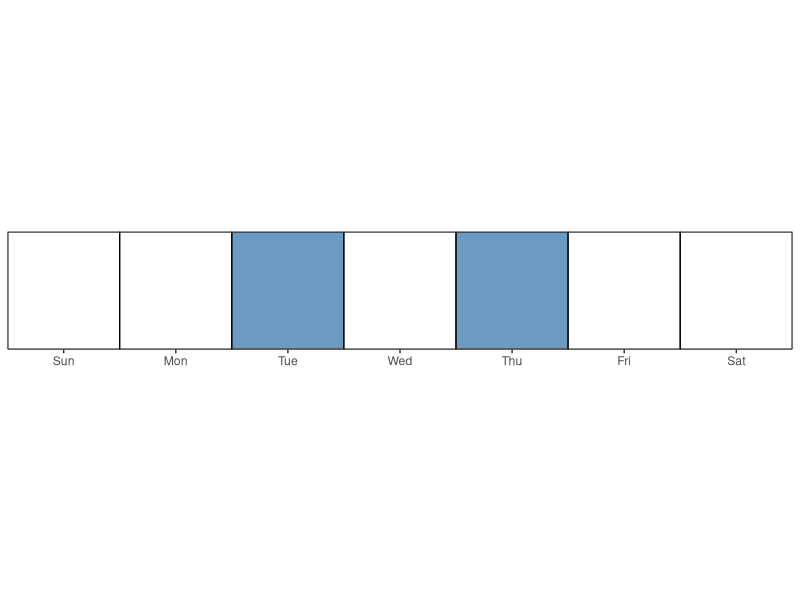
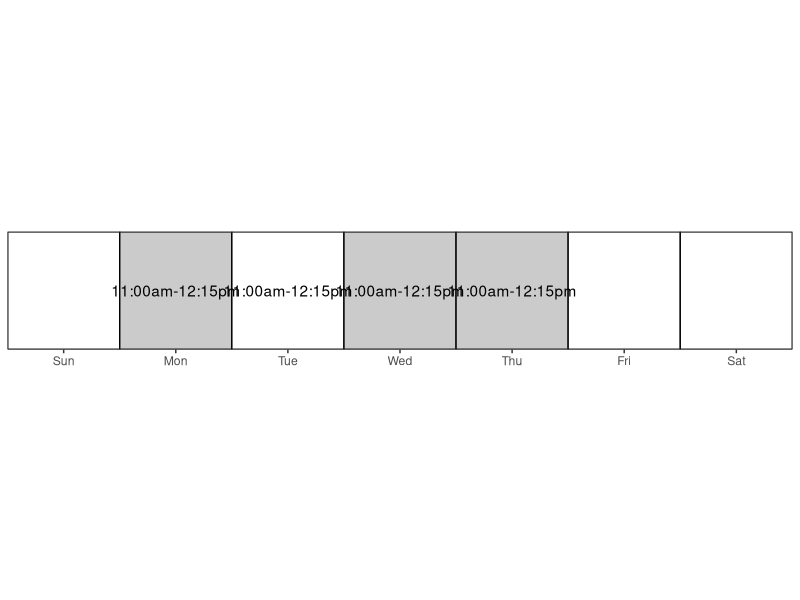
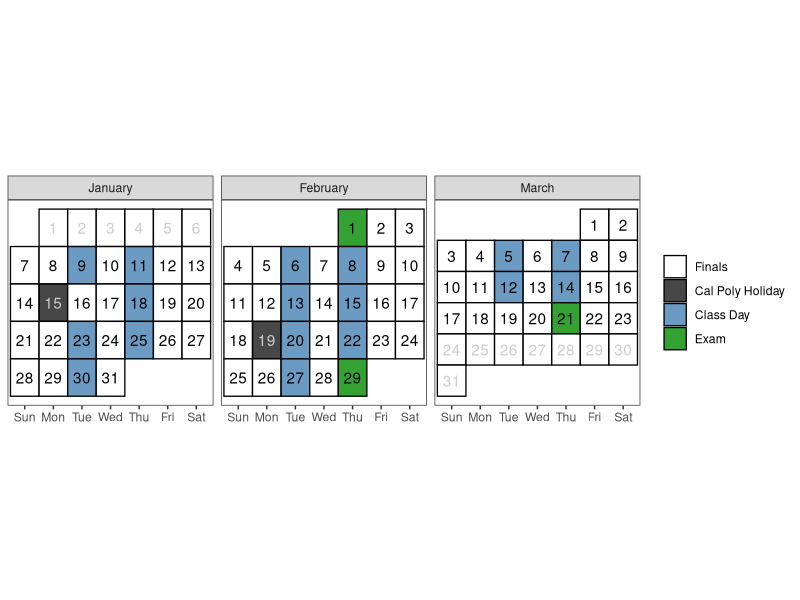

Generate these figures, in order, with R:
## ---- chunk 1
#| include: false
library(tidyverse)

# Create a calendar for your syllabus ----
# Source: http://svmiller.com/blog/2020/08/a-ggplot-calendar-for-your-semester/
# Format: YYYYMMDD

# What are the full dates of the semester?
semester_dates <- seq(ymd(20240107), ymd(20240323), by = 1)

# Weekday(s) of class
class_wdays <- c("Tue", "Thu")

# Breaks
not_here_dates <- c(
  ymd("20240115"),
  ymd("20240219")
  # Break
  # seq(ymd(20221017), ymd(20221018), by = 1)
  )

# Dates of Exams
exam_dates <- c(ymd(20240201), ## Midterm 1  
                ymd(20240229), ## Midterm 2
                ymd(20240321) ## Final Exam
                )
finals_week <- seq(ymd(20240318), ymd(20240323), by = 1)

# Custom function for treating the first day of the month as the first week 
# of the month up until the first Sunday 
# (unless Sunday was the start of the month)
wom <- function(date) {
    first <- wday(as.Date(paste(year(date), month(date), 1, sep = "-")))
    return((mday(date) + (first - 2)) %/% 7 + 1)
}

# Create a data frame of dates, assign to Cal
Cal <- tibble(date = seq(ymd(20240101), ymd(20240331), by = 1))  |> 
  mutate(mon      = lubridate::month(date, label = T, abbr = F),
         wkdy     = weekdays(date, abbreviate = T),
         wkdy     = fct_relevel(wkdy, "Sun", "Mon", "Tue", "Wed", "Thu","Fri", "Sat"), # make sure Sunday comes first
         semester = date %in% semester_dates, 
         # project = date %in% project_dates,
         exams    = date %in% exam_dates, # is it an exam?
         not_here = date %in% not_here_dates, # is it a day off?
         exam_wk  = date %in% finals_week,
         day      = lubridate::mday(date), 
         week     = wom(date)
         ) |> 
  mutate(category = case_when(# project ~ "Project",
                              exams ~ "Exam",
                              not_here ~ "Cal Poly Holiday",
                              wkdy %in% class_wdays & !not_here & !exam_wk & date != "2024-01-16" & date %in% semester_dates ~ "Class Day",
                              semester ~ "Finals",
                              TRUE ~ "NA")
         )

class_cal <- Cal |> 
  ggplot(aes(wkdy, week)) +
  theme_bw() +
  theme(aspect.ratio = 1, 
        panel.grid.major.x = element_blank(),
        legend.position = "right",
        legend.title = element_blank(),
        axis.title.y = element_blank(), 
        axis.title.x = element_blank(),
        axis.ticks.y = element_blank(), 
        axis.text.y = element_blank()) +
  geom_tile(alpha = 0.8, 
            aes(fill = category), 
            color="black", 
            linewidth = 0.45
            ) +
  facet_wrap(~ mon, scales = "free", ncol=3) +
  geom_text(aes(label = day, color = semester & (!not_here))) +
  # put your y-axis down, flip it, and reverse it
  scale_y_reverse(breaks = NULL) +
  # manually fill scale colors to something you like...
  scale_color_manual(values = c("FALSE" = "grey80", "TRUE" = "black"), guide = "none") + 
  scale_fill_manual(values=c("Class Day"="steelblue", 
                             "Finals"="white",
                             "Cal Poly Holiday" = "grey10",
                             "NA" = "white", # I like these whited out...
                             "Exam"="green4"),
                    #... but also suppress a label for a non-class semester day
                    breaks=c("Finals", "Cal Poly Holiday", "Class Day","Exam"))
# class_cal


exam_days <- Cal |> 
  filter(category == "Exam") |> 
  mutate(topic = c("Midterm Exam 1",
                   "Midterm Exam 2",
                   "Final Exam"
                   )
         ) |> 
  rowwise() |> 
  mutate(sem_week = week(date),
         Date = paste(format(date, "%b %e"), sep = ",", collapse = ", "))

class_days <- Cal |> 
  filter(date %in% semester_dates,
         category %in% c("Class Day")
         ) |> 
  mutate(sem_week = week(date)) |> 
  group_by(sem_week) |> 
  # group_by(sem_week) |> 
  summarize(Date = paste(format(date, "%b %e"), sep = ",", collapse = ", ")) |> 
  mutate(topic = c(
    "Introduction to R",
    "Tidy Data + Basics of Graphics",
    "Data Cleaning and Manipulation (dplyr)",
    "Data Transformations + Factors (tidyr + forcats)",
    "Special Data Types (stringr + lubridate)",
    "Version Control (Git/GitHub)",
    "Functions",
    "Functional Programming (purrr)",
    "Simulation",
    "Final Project")) |> 
  # bind_rows(project_days) |> 
  bind_rows(exam_days) |> 
  arrange(sem_week) |> 
  select(Date, Topic = topic)


# Weekday(s) of office hours
officehr_wdays <- c("Mon","Tues", "Wed", "Thu")

# Create a data frame of dates, assign to Cal
Cal2 <- tibble(date = seq(ymd(20240107), ymd(20240113), by = 1))  |> 
  mutate(mon      = lubridate::month(date, label = T, abbr = F),
         wkdy     = weekdays(date, abbreviate = T),
         wkdy     = fct_relevel(wkdy, "Sun", "Mon", "Tue", "Wed", "Thu","Fri", "Sat"), # make sure Sunday comes first
         week     = wom(date),
         classday = wkdy %in% class_wdays,
         officehrday = wkdy %in% officehr_wdays,
         officehrtime = c(NA,                   ## Sunday 
                          "11:00am-12:15pm",    ## Monday
                          "11:00am-12:15pm",    ## Tuesday
                          "11:00am-12:15pm",    ## Wednesday
                          "11:00am-12:15pm",    ## Thursday
                          NA,                   ## Friday
                          NA                    ## Saturday
                          )
  )


classday_cal <- Cal2 |> 
  ggplot(aes(wkdy, week)) +
  theme_bw() +
  theme(aspect.ratio = 0.15, 
        panel.grid.major.x = element_blank(),
        legend.position = "right",
        legend.title = element_blank(),
        axis.title.y = element_blank(), 
        axis.title.x = element_blank(),
        axis.ticks.y = element_blank(), 
        axis.text.y = element_blank()) +
  geom_tile(alpha = 0.8, 
            aes(fill = classday), 
            color="black", 
            linewidth = 0.45,
            show.legend = F
  ) +
  scale_x_discrete(expand = c(0,0)) +
  scale_y_discrete(expand = c(0,0)) +
  scale_fill_manual(values=c("white", "steelblue")
                    )
# classday_cal

officehr_cal <- Cal2 |> 
  ggplot(aes(wkdy, week)) +
  theme_bw() +
  theme(aspect.ratio = 0.15, 
        panel.grid.major.x = element_blank(),
        legend.position = "right",
        legend.title = element_blank(),
        axis.title.y = element_blank(), 
        axis.title.x = element_blank(),
        axis.ticks.y = element_blank(), 
        axis.text.y = element_blank()) +
  geom_tile(alpha = 0.8, 
            aes(fill = officehrday), 
            color="black", 
            linewidth = 0.45,
            show.legend = F
  ) +
  geom_text(aes(label = officehrtime), color = "black") +
  scale_x_discrete(expand = c(0,0)) +
  scale_y_discrete(expand = c(0,0)) +
  scale_fill_manual(values=c("white", "gray")
  )
# officehr_cal

## ---- chunk 2
#| include: false
#| echo: false
#| warning: false
#| message: false
#| fig-width: 7
#| fig-height: 1.5
#| out-width: 75%
#| fig-align: center
#| fig-pos: H
classday_cal
## ---- chunk 3
#| echo: false
#| warning: false
#| message: false
#| fig-width: 7
#| fig-height: 1.5
#| out-width: 90%
#| fig-align: center
#| fig-pos: H
officehr_cal
## ---- chunk 4
#| echo: false
#| eval: true
#| warning: false
#| fig-width: 8
#| fig-height: 3.5
#| fig-pos: 'h'
#| fig-cap: "Note: Tuesday, January 16th will follow a Monday class schedule."
class_cal
## ---- chunk 5
#| echo: false
#| eval: true
#| fig-pos: 'h'
class_days |> 
kableExtra::kable(caption = "Tentative schedule of class topics and important due dates", format = "simple")
